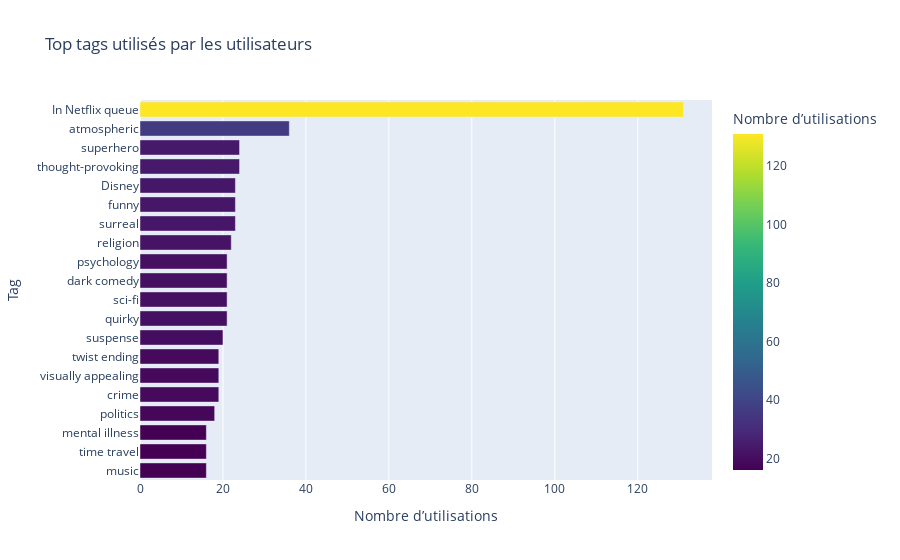

Notebook source saved alongside this figure:
### Markdown cell above
## Top tags utilisés par les utilisateurs de la plate-forme

### Code cell
#output_dir = Path("output")
#output_dir.mkdir(exist_ok=True)

tag_usage_file = output_dir / "user_tag_stats.parquet"
meta_file = output_dir / "meta_users_behavior.json"

# Récupération des métriques d’API pour surveiller les changements :
#analytics = client.get_analytics()
api_rating_count = analytics.rating_count
api_tag_count = analytics.tag_count

if meta_file.exists():
    with open(meta_file, "r") as f:
        meta = json.load(f)
else:
    meta = {}

cached_rating_count = meta.get("rating_count", 0)
cached_tag_count = meta.get("tag_count", 0)


# Tags souvent utilisés par certains utilisateurs

if tag_usage_file.exists() and cached_tag_count == api_tag_count:
    print("Chargement du cache : tags utilisés")
    tag_df = pd.read_parquet(tag_usage_file)
else:
    print("Recalcul : tags utilisés")
    tag_counter = Counter()
    limit = 500
    skip = 0

    while True:
        batch = client.list_tags(skip=skip, limit=limit, output_format="dict")
        if not batch:
            break
        for tag in batch:
            tag_text = tag.get("tag", "")
            tag_counter[tag_text] += 1
        skip += limit
        time.sleep(0.5)

    tag_df = pd.DataFrame(tag_counter.items(), columns=["tag", "count"])
    tag_df = tag_df[tag_df["tag"].str.strip() != ""]
    tag_df = tag_df.sort_values("count", ascending=False).head(20)
    tag_df.to_parquet(tag_usage_file, index=False)

fig4 = px.bar(
    tag_df, x="count", y="tag", orientation="h",
    title="Top tags utilisés par les utilisateurs",
    labels={"count": "Nombre d’utilisations", "tag": "Tag"},
    color="count", color_continuous_scale="viridis"
)
fig4.update_layout(yaxis={'categoryorder': 'total ascending'})
fig4.show()

with open(meta_file, "w") as f:
    json.dump({
        "rating_count": api_rating_count,
        "tag_count": api_tag_count
    }, f)

### Figure 1 — Plotly figure (JSON) as saved in the notebook; plotly's stock layout.template omitted (floating-point values rounded to 4 significant figures)
{"data": [{"hovertemplate": "Nombre d’utilisations=%{marker.color}<br>Tag=%{y}<extra></extra>", "legendgroup": "", "marker": {"color": [131, 36, 24, 24, 23, 23, 23, 22, 21, 21, 21, 21, 20, 19, 19, 19, 18, 16, 16, 16], "coloraxis": "coloraxis", "pattern": {"shape": ""}}, "name": "", "orientation": "h", "showlegend": false, "textposition": "auto", "type": "bar", "x": [131, 36, 24, 24, 23, 23, 23, 22, 21, 21, 21, 21, 20, 19, 19, 19, 18, 16, 16, 16], "xaxis": "x", "y": ["In Netflix queue", "atmospheric", "thought-provoking", "superhero", "surreal", "funny", "Disney", "religion", "quirky", "sci-fi", "dark comedy", "psychology", "suspense", "crime", "visually appealing", "twist ending", "politics", "music", "time travel", "mental illness"], "yaxis": "y"}], "layout": {"barmode": "relative", "coloraxis": {"colorbar": {"title": {"text": "Nombre d’utilisations"}}, "colorscale": [[0, "#440154"], [0.1111, "#482878"], [0.2222, "#3e4989"], [0.3333, "#31688e"], [0.4444, "#26828e"], [0.5556, "#1f9e89"], [0.6667, "#35b779"], [0.7778, "#6ece58"], [0.8889, "#b5de2b"], [1, "#fde725"]]}, "legend": {"tracegroupgap": 0}, "title": {"text": "Top tags utilisés par les utilisateurs"}, "xaxis": {"anchor": "y", "domain": [0, 1], "title": {"text": "Nombre d’utilisations"}}, "yaxis": {"anchor": "x", "categoryorder": "total ascending", "domain": [0, 1], "title": {"text": "Tag"}}}}
